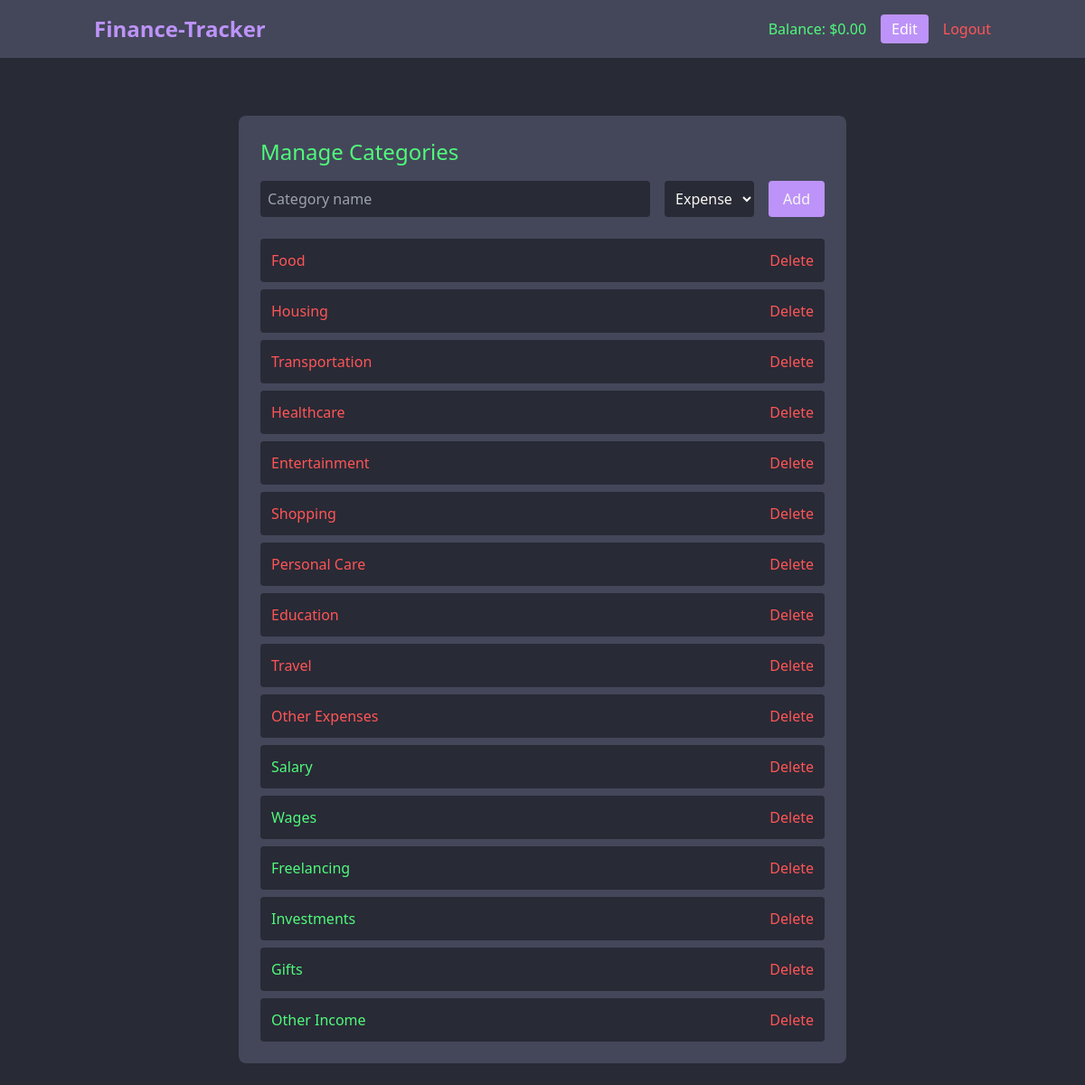
Page /categories/ (signed in) on the committed database.
### tracker/models.py (models this page shows, shortened)
class UserProfile(models.Model):
    user = models.OneToOneField(User, on_delete=models.CASCADE)
    balance = models.DecimalField(
        max_digits=12, decimal_places=2, default=Decimal("0.00")
    )

class Category(models.Model):
    name = models.CharField(max_length=50)
    is_expense = models.BooleanField(default=True)

### tracker/views.py (the view)
# urls.py: path("categories/", views.manage_categories_view, name="manage_categories"),
@login_required
def manage_categories_view(request):
    categories = Category.objects.all()
    return render(
        request, "tracker/category_management.html", {"categories": categories}
    )

### tracker/templates/tracker/category_management.html (shortened to what this page needs)
{% extends 'tracker/base.html' %}
{% block content %}
<div class="max-w-2xl mx-auto mt-10 bg-[var(--current-line)] p-6 rounded-lg">
    <h2 class="text-2xl mb-4 text-[var(--green)]">Manage Categories</h2>
    <form method="post" action="{% url 'add_category' %}" class="mb-6">
        <div class="flex gap-4">
            <input type="text" name="name" placeholder="Category name"
                   class="flex-1 bg-[var(--background)] p-2 rounded text-[var(--foreground)]">
            <select name="type" class="bg-[var(--background)] p-2 rounded text-[var(--foreground)]">
                <option value="expense">Expense</option>
            </select>
            <button type="submit" class="bg-[var(--purple)] px-4 py-2 rounded hover:bg-[var(--pink)]">
                Add
            </button>
        </div>
    </form>
    <div class="space-y-2">
        {% for category in categories %}
        <div class="flex justify-between items-center bg-[var(--background)] p-3 rounded">
            <span class="{% if category.is_expense %}text-[var(--red)]{% else %}text-[var(--green)]{% endif %}">
                {{ category.name }}
            </span>
            <a href="{% url 'delete_category' category.pk %}"
               class="text-[var(--red)] hover:text-[var(--orange)]">
                Delete
            </a>
        </div>
        {% endfor %}
    </div>
</div>
{% endblock %}

### tracker/templates/tracker/partials/_header.html (shortened to what this page needs)
<header class="bg-[var(--current-line)] py-4">
  <nav class="container mx-auto px-4 flex justify-between items-center">
    <a href="{% url 'home' %}" class="text-2xl font-bold text-[var(--purple)]"
      >Finance-Tracker</a
    >
    <div class="flex items-center space-x-4">
      {% if user.is_authenticated %}
      <span class="text-[var(--green)]"
        >Balance: ${{ user.userprofile.balance }}</span
      >
      <a
        href="{% url 'edit_balance' %}"
        class="bg-[var(--purple)] text-white px-3 py-1 rounded hover:bg-[var(--pink)]"
        >Edit</a
      >
      <a
        href="{% url 'logout' %}"
        class="text-[var(--red)] hover:text-[var(--orange)]"
        >Logout</a
      >
      {% endif %}
    </div>
  </nav>
</header>

### tracker/templates/tracker/base.html (style rules this page uses)
:root { --background: #282a36; --current-line: #44475a; --foreground: #f8f8f2; --comment: #6272a4; --cyan: #8be9fd; --green: #50fa7b; --orange: #ffb86c; --pink: #ff79c6; --purple: #bd93f9; --red: #ff5555; --yellow: #f1fa8c; }
body { background-color: var(--background); color: var(--foreground); }

### rows in the picture
Category: name "Food"
Category: name "Housing"
Category: name "Transportation"
Category: name "Healthcare"
Category: name "Entertainment"
Category: name "Shopping"
Category: name "Personal Care"
Category: name "Education"
Category: name "Travel"
Category: name "Other Expenses"
Category: name "Salary"
Category: name "Wages"
Category: name "Freelancing"
Category: name "Investments"
Category: name "Gifts"
Category: name "Other Income"

### other values in the picture
{{ user.userprofile.balance }} "0.00"
